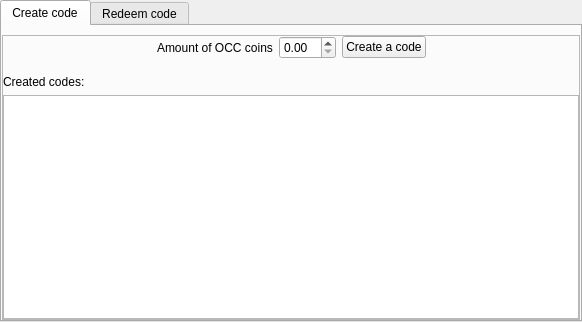
<?xml version="1.0" encoding="UTF-8"?>
<ui version="4.0">
 <class>BonusCodeTab</class>
 <widget class="QWidget" name="BonusCodeTab">
  <property name="geometry">
   <rect>
    <x>0</x>
    <y>0</y>
    <width>582</width>
    <height>322</height>
   </rect>
  </property>
  <property name="windowTitle">
   <string>Bonus Code Tab</string>
  </property>
  <layout class="QVBoxLayout" name="verticalLayout">
   <property name="leftMargin">
    <number>0</number>
   </property>
   <property name="topMargin">
    <number>0</number>
   </property>
   <property name="rightMargin">
    <number>0</number>
   </property>
   <property name="bottomMargin">
    <number>0</number>
   </property>
   <item>
    <widget class="QTabWidget" name="tab1">
     <property name="currentIndex">
      <number>0</number>
     </property>
     <widget class="QWidget" name="tab_2">
      <attribute name="title">
       <string>Create code</string>
      </attribute>
      <layout class="QVBoxLayout" name="verticalLayout_3">
       <property name="leftMargin">
        <number>0</number>
       </property>
       <property name="rightMargin">
        <number>0</number>
       </property>
       <property name="bottomMargin">
        <number>0</number>
       </property>
       <item>
        <layout class="QVBoxLayout" name="verticalLayout_2">
         <item>
          <widget class="QFrame" name="frame">
           <property name="frameShape">
            <enum>QFrame::StyledPanel</enum>
           </property>
           <property name="frameShadow">
            <enum>QFrame::Raised</enum>
           </property>
           <layout class="QVBoxLayout" name="verticalLayout_5">
            <property name="leftMargin">
             <number>0</number>
            </property>
            <property name="topMargin">
             <number>0</number>
            </property>
            <property name="rightMargin">
             <number>0</number>
            </property>
            <property name="bottomMargin">
             <number>0</number>
            </property>
            <item>
             <layout class="QHBoxLayout" name="horizontalLayout_2">
              <item>
               <spacer name="horizontalSpacer_6">
                <property name="orientation">
                 <enum>Qt::Horizontal</enum>
                </property>
                <property name="sizeType">
                 <enum>QSizePolicy::Expanding</enum>
                </property>
                <property name="sizeHint" stdset="0">
                 <size>
                  <width>60</width>
                  <height>20</height>
                 </size>
                </property>
               </spacer>
              </item>
              <item>
               <widget class="QLabel" name="CouponId">
                <property name="sizePolicy">
                 <sizepolicy hsizetype="Minimum" vsizetype="Preferred">
                  <horstretch>0</horstretch>
                  <verstretch>0</verstretch>
                 </sizepolicy>
                </property>
                <property name="minimumSize">
                 <size>
                  <width>0</width>
                  <height>0</height>
                 </size>
                </property>
                <property name="text">
                 <string>Amount of OCC coins</string>
                </property>
               </widget>
              </item>
              <item>
               <widget class="QDoubleSpinBox" name="SAmount">
                <property name="decimals">
                 <number>2</number>
                </property>
               </widget>
              </item>
              <item>
               <widget class="QPushButton" name="BCreate">
                <property name="text">
                 <string>Create a code</string>
                </property>
               </widget>
              </item>
              <item>
               <spacer name="horizontalSpacer_7">
                <property name="orientation">
                 <enum>Qt::Horizontal</enum>
                </property>
                <property name="sizeType">
                 <enum>QSizePolicy::Expanding</enum>
                </property>
                <property name="sizeHint" stdset="0">
                 <size>
                  <width>60</width>
                  <height>20</height>
                 </size>
                </property>
               </spacer>
              </item>
             </layout>
            </item>
            <item>
             <spacer name="verticalSpacer">
              <property name="orientation">
               <enum>Qt::Vertical</enum>
              </property>
              <property name="sizeType">
               <enum>QSizePolicy::Fixed</enum>
              </property>
              <property name="sizeHint" stdset="0">
               <size>
                <width>10</width>
                <height>10</height>
               </size>
              </property>
             </spacer>
            </item>
            <item>
             <layout class="QHBoxLayout" name="horizontalLayout_3"/>
            </item>
            <item>
             <widget class="QFrame" name="CreatedCouponsFrame">
              <layout class="QVBoxLayout" name="verticalLayout_6">
               <property name="leftMargin">
                <number>0</number>
               </property>
               <property name="topMargin">
                <number>0</number>
               </property>
               <property name="rightMargin">
                <number>0</number>
               </property>
               <property name="bottomMargin">
                <number>0</number>
               </property>
               <item>
                <widget class="QLabel" name="CreatedCoupons">
                 <property name="text">
                  <string>Created codes:</string>
                 </property>
                </widget>
               </item>
               <item>
                <widget class="QTableView" name="CouponList">
                 <property name="textElideMode">
                  <enum>Qt::ElideMiddle</enum>
                 </property>
                </widget>
               </item>
              </layout>
             </widget>
            </item>
           </layout>
          </widget>
         </item>
        </layout>
       </item>
      </layout>
     </widget>
     <widget class="QWidget" name="tab_3">
      <attribute name="title">
       <string>Redeem code</string>
      </attribute>
      <layout class="QVBoxLayout" name="verticalLayout_4">
       <property name="spacing">
        <number>6</number>
       </property>
       <property name="leftMargin">
        <number>0</number>
       </property>
       <property name="topMargin">
        <number>0</number>
       </property>
       <property name="rightMargin">
        <number>0</number>
       </property>
       <property name="bottomMargin">
        <number>0</number>
       </property>
       <item>
        <layout class="QVBoxLayout" name="verticalLayout_7">
         <property name="spacing">
          <number>0</number>
         </property>
         <item>
          <widget class="QFrame" name="ReceivCouponFrame">
           <property name="frameShape">
            <enum>QFrame::StyledPanel</enum>
           </property>
           <property name="frameShadow">
            <enum>QFrame::Raised</enum>
           </property>
           <layout class="QVBoxLayout" name="verticalLayout_8">
            <property name="leftMargin">
             <number>0</number>
            </property>
            <property name="rightMargin">
             <number>0</number>
            </property>
            <property name="bottomMargin">
             <number>0</number>
            </property>
            <item>
             <layout class="QHBoxLayout" name="horizontalLayout_5">
              <property name="leftMargin">
               <number>10</number>
              </property>
              <property name="rightMargin">
               <number>10</number>
              </property>
              <item>
               <widget class="QLineEdit" name="EKey">
                <property name="placeholderText">
                 <string>Code Id</string>
                </property>
               </widget>
              </item>
              <item>
               <widget class="QPushButton" name="BReceive">
                <property name="text">
                 <string>Redeem code</string>
                </property>
               </widget>
              </item>
             </layout>
            </item>
            <item>
             <spacer name="verticalSpacer_3">
              <property name="orientation">
               <enum>Qt::Vertical</enum>
              </property>
              <property name="sizeType">
               <enum>QSizePolicy::Fixed</enum>
              </property>
              <property name="sizeHint" stdset="0">
               <size>
                <width>10</width>
                <height>10</height>
               </size>
              </property>
             </spacer>
            </item>
            <item>
             <layout class="QHBoxLayout" name="horizontalLayout_6"/>
            </item>
            <item>
             <widget class="QFrame" name="RedeemedCouponsFrame">
              <layout class="QVBoxLayout" name="verticalLayout_9">
               <property name="leftMargin">
                <number>0</number>
               </property>
               <property name="topMargin">
                <number>0</number>
               </property>
               <property name="rightMargin">
                <number>0</number>
               </property>
               <property name="bottomMargin">
                <number>0</number>
               </property>
               <item>
                <widget class="QLabel" name="RedeemedCoupons">
                 <property name="text">
                  <string>Redeemed codes:</string>
                 </property>
                </widget>
               </item>
               <item>
                <widget class="QTableView" name="usedCouponList"/>
               </item>
              </layout>
             </widget>
            </item>
           </layout>
          </widget>
         </item>
        </layout>
       </item>
      </layout>
     </widget>
    </widget>
   </item>
  </layout>
 </widget>
 <resources/>
 <connections/>
</ui>
